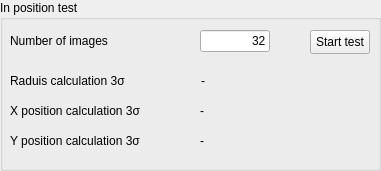
   <widget class="QGroupBox" name="groupBox_7">
    <property name="geometry">
     <rect>
      <x>10</x>
      <y>480</y>
      <width>381</width>
      <height>171</height>
     </rect>
    </property>
    <property name="title">
     <string>In position test</string>
    </property>
    <widget class="QPushButton" name="in_position_test_start_button">
     <property name="geometry">
      <rect>
       <x>310</x>
       <y>30</y>
       <width>60</width>
       <height>24</height>
      </rect>
     </property>
     <property name="text">
      <string>Start test</string>
     </property>
    </widget>
    <widget class="QLabel" name="label_19">
     <property name="geometry">
      <rect>
       <x>10</x>
       <y>30</y>
       <width>101</width>
       <height>21</height>
      </rect>
     </property>
     <property name="text">
      <string>Number of images</string>
     </property>
    </widget>
    <widget class="QLineEdit" name="number_of_image_line_edit">
     <property name="geometry">
      <rect>
       <x>200</x>
       <y>30</y>
       <width>70</width>
       <height>22</height>
      </rect>
     </property>
     <property name="text">
      <string>32</string>
     </property>
     <property name="alignment">
      <set>Qt::AlignmentFlag::AlignRight|Qt::AlignmentFlag::AlignTrailing|Qt::AlignmentFlag::AlignVCenter</set>
     </property>
    </widget>
    <widget class="QLabel" name="label_20">
     <property name="geometry">
      <rect>
       <x>10</x>
       <y>70</y>
       <width>181</width>
       <height>21</height>
      </rect>
     </property>
     <property name="text">
      <string>Raduis calculation 3σ</string>
     </property>
    </widget>
    <widget class="QLabel" name="label_sigma_R">
     <property name="geometry">
      <rect>
       <x>201</x>
       <y>70</y>
       <width>71</width>
       <height>21</height>
      </rect>
     </property>
     <property name="text">
      <string>-</string>
     </property>
    </widget>
    <widget class="QLabel" name="label_22">
     <property name="geometry">
      <rect>
       <x>10</x>
       <y>100</y>
       <width>181</width>
       <height>21</height>
      </rect>
     </property>
     <property name="text">
      <string>X position calculation 3σ </string>
     </property>
    </widget>
    <widget class="QLabel" name="label_24">
     <property name="geometry">
      <rect>
       <x>10</x>
       <y>130</y>
       <width>181</width>
       <height>21</height>
      </rect>
     </property>
     <property name="text">
      <string>Y position calculation 3σ</string>
     </property>
    </widget>
    <widget class="QLabel" name="label_sigma_X">
     <property name="geometry">
      <rect>
       <x>200</x>
       <y>100</y>
       <width>71</width>
       <height>21</height>
      </rect>
     </property>
     <property name="text">
      <string>-</string>
     </property>
    </widget>
    <widget class="QLabel" name="label_sigma_Y">
     <property name="geometry">
      <rect>
       <x>200</x>
       <y>130</y>
       <width>71</width>
       <height>21</height>
      </rect>
     </property>
     <property name="text">
      <string>-</string>
     </property>
    </widget>
   </widget>
